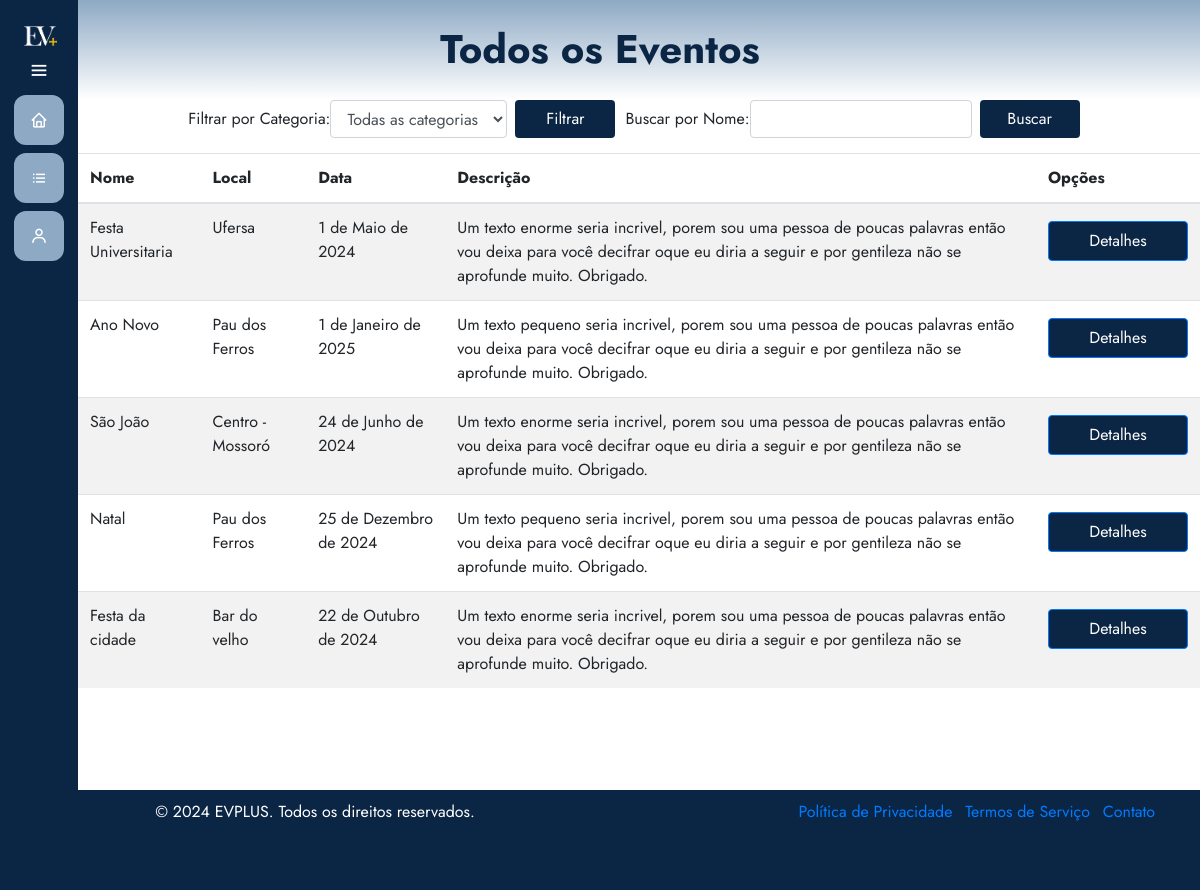
The app's page /eventos/todos-eventos/, older data.
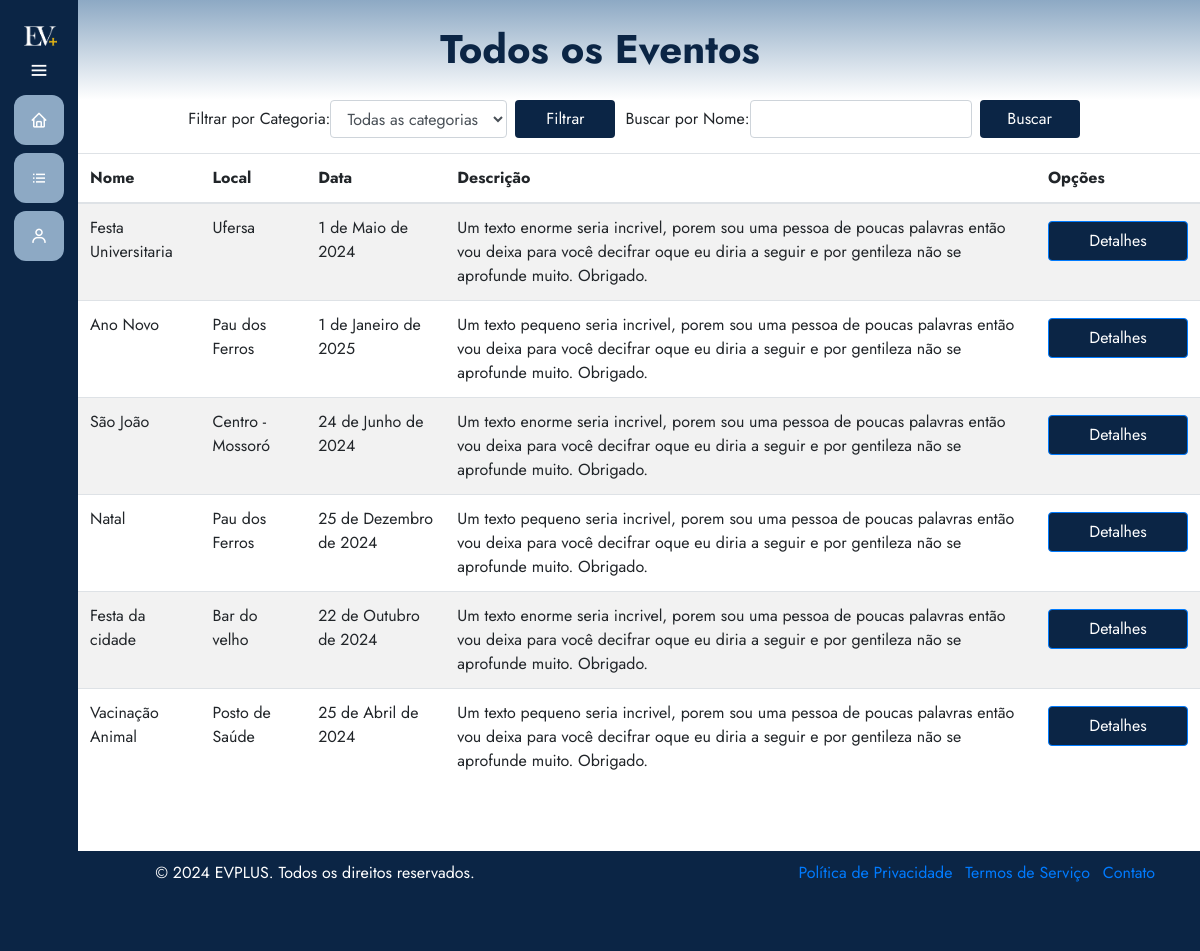
The same page, newer data.
### eventos/models.py (models this page shows, shortened)
class Evento(models.Model):
    user = models.ForeignKey(User, on_delete=models.CASCADE)
    clients = models.ManyToManyField(User, through='Inscricao', related_name='eventos')
    name = models.CharField(max_length=100)
    description = models.TextField()
    local = models.CharField(max_length=100)
    date = models.DateField()
    time = models.TimeField()
    category = models.CharField(max_length=100)
    banner = models.ImageField(null=True, blank=True, upload_to='banners/')
    limite_inscricoes = models.PositiveIntegerField(null=True, blank=True, verbose_name="Limite de Inscrições")
    finalizado = models.BooleanField(default=False)
    certificados = models.ManyToManyField(User, through='Certificado', related_name='eventos_certificados')
    avaliacoes = models.ManyToManyField(User, through='Avaliacao', related_name='eventos_avaliados')

### eventos/views.py (the view)
# urls.py: path('todos-eventos/', views.listarTodosEventos, name='todos_eventos'),
def listarTodosEventos(request):
    exibir_sidebar = True
    categoria = request.GET.get('categoria')
    nome = request.GET.get('nome')
    eventosDisponiveis = Evento.objects.filter(finalizado=False)
    if categoria:
        eventosDisponiveis = eventosDisponiveis.filter(category=categoria)
    if nome:
        eventosDisponiveis = eventosDisponiveis.filter(name__icontains=nome)
    return render(request, 'todosEventos.html', {'eventos': eventosDisponiveis, 'exibir_sidebar': exibir_sidebar})

### eventos/templates/todosEventos.html (shortened to what this page needs)
{% extends 'base.html' %}
{% load static %}
{% block 'head' %}
    <link rel="stylesheet" href="{% static 'eventos/css/todosEventos.css' %}">
{% endblock %}
{% block 'dashboard' %}
    <div class="container">
        <div class="row">
            <div class="col-md-12">
                <form method="GET" action="{% url 'eventos:todos_eventos' %}" class="form-inline">
                    <div class="form-group mr-2">
                        <label for="categoria">Filtrar por Categoria:</label>
                        <select class="form-control" id="categoria" name="categoria">
                            <option value="">Todas as categorias</option>
                        </select>
                    </div>
                    <button type="submit" class="btn btn-filter">Filtrar</button>
                    <div class="form-group">
                        <label for="nome">Buscar por Nome:</label>
                        <input type="text" class="form-control mr-2" id="nome" name="nome">
                    </div>
                    <button type="submit" class="btn btn-filter">Buscar</button>
                </form>
            </div>
        <div class="row">
            <div class="col-md-12">
                <div class="panel panel-default">
                    <div class="panel-body">
                        <div class="table-responsive">
                            <table class="table table-striped">
                                <thead>
                                    <tr>
                                        <th>Nome</th>
                                        <th>Local</th>
                                        <th>Data</th>
                                        <th>Descrição</th>
                                        <th>Opções</th>
                                    </tr>
                                </thead>
                                <tbody>
                                    {% for evento in eventos %}
                                        <tr>
                                            <td>{{ evento.name }}</td>
                                            <td>{{ evento.local }}</td>
                                            <td>{{ evento.date }}</td>
                                            <td>{{ evento.description }}</td>
                                            <td>
                                                <a href="{% url 'eventos:detalhes_evento' evento.id %}" class="btn btn-primary">Detalhes</a>
                                            </td>
                                        </tr>
                                    {% endfor %}
                                </tbody>
                            </table>
                        </div>
                    </div>
                </div>
            </div>
        </div>
    </div>
{% endblock %}

Row changes from the older to the newer data that the page shows:
added Evento: name "Vacinação Animal", local "Posto de Saúde", date "25 de Abril de 2024", description "Um texto pequeno seria incrivel, porem sou uma pessoa de poucas palavras então vou deixa para você decifrar oque eu diria a seguir e por gentileza não se aprofunde muito. Obrigado."
